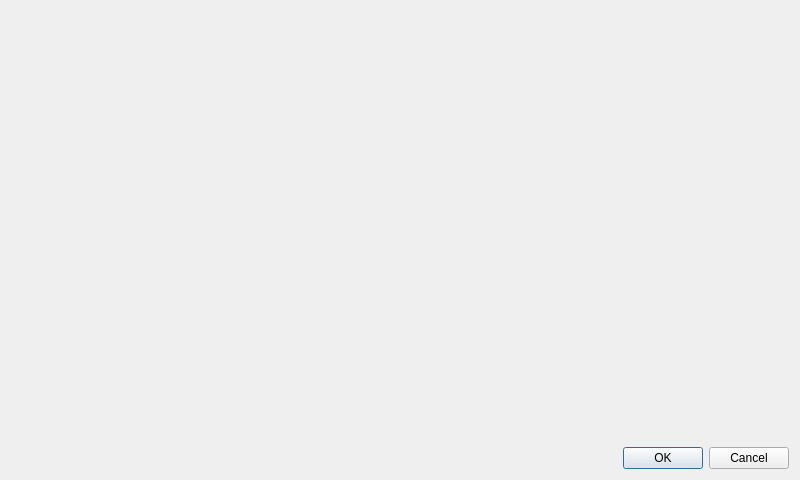
<?xml version="1.0" encoding="UTF-8"?>
<ui version="4.0">
 <class>SelectPresetDialog</class>
 <widget class="QDialog" name="SelectPresetDialog">
  <property name="geometry">
   <rect>
    <x>0</x>
    <y>0</y>
    <width>800</width>
    <height>480</height>
   </rect>
  </property>
  <property name="windowTitle">
   <string>Dialog</string>
  </property>
  <layout class="QVBoxLayout" name="verticalLayout">
   <item>
    <widget class="picogen_repository::PresetListWidget" name="list" native="true"/>
   </item>
   <item>
    <widget class="QDialogButtonBox" name="buttonBox">
     <property name="orientation">
      <enum>Qt::Horizontal</enum>
     </property>
     <property name="standardButtons">
      <set>QDialogButtonBox::Cancel|QDialogButtonBox::Ok</set>
     </property>
    </widget>
   </item>
  </layout>
 </widget>
 <customwidgets>
  <customwidget>
   <class>picogen_repository::PresetListWidget</class>
   <extends>QWidget</extends>
   <header>presetlistwidget.hh</header>
   <container>1</container>
  </customwidget>
 </customwidgets>
 <resources/>
 <connections>
  <connection>
   <sender>buttonBox</sender>
   <signal>accepted()</signal>
   <receiver>SelectPresetDialog</receiver>
   <slot>accept()</slot>
   <hints>
    <hint type="sourcelabel">
     <x>248</x>
     <y>254</y>
    </hint>
    <hint type="destinationlabel">
     <x>157</x>
     <y>274</y>
    </hint>
   </hints>
  </connection>
  <connection>
   <sender>buttonBox</sender>
   <signal>rejected()</signal>
   <receiver>SelectPresetDialog</receiver>
   <slot>reject()</slot>
   <hints>
    <hint type="sourcelabel">
     <x>316</x>
     <y>260</y>
    </hint>
    <hint type="destinationlabel">
     <x>286</x>
     <y>274</y>
    </hint>
   </hints>
  </connection>
 </connections>
</ui>
